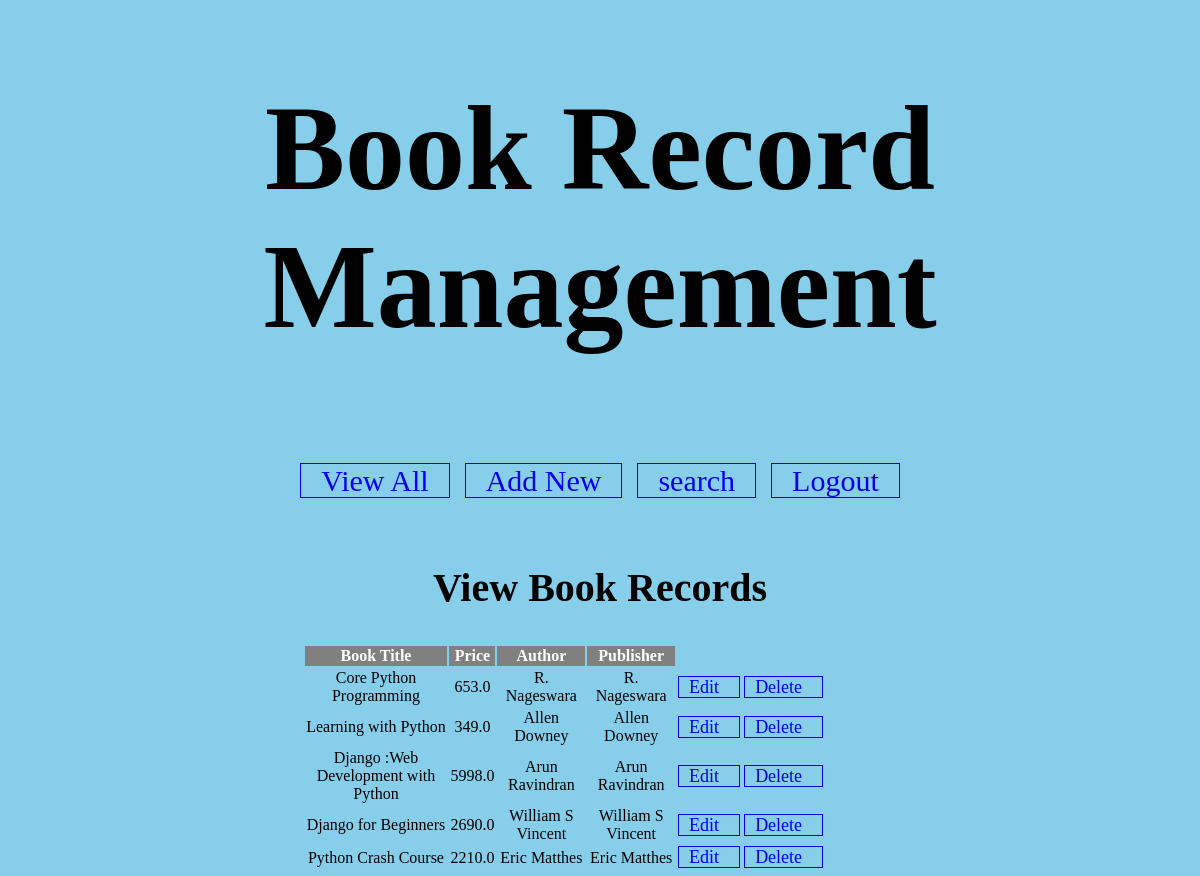
The app's page /BRMapp/view-book (signed in) with its own data.
### BRMapp/models.py (models this page shows)
class Book(models.Model):
    title=models.CharField(max_length=100)
    price=models.FloatField()
    author=models.CharField(max_length=100)
    publisher=models.CharField(max_length=100)

### BRMapp/views.py (the view)
# urls.py: url('view-book',views.viewBooks),
@login_required(login_url="/BRMapp/login/")
def viewBooks(request):
    books=models.Book.objects.all()
    res=render(request,'BRMapp/view_book.html',{'books':books})
    return res

### templates/BRMapp/view_book.html (shortened to what this page needs)
<!DOCTYPE html>
{% load static %}
<html>
 <head>
   <link rel="stylesheet" href="{% static 'css/BRMstyle.css' %}"
 </head>
<body>
  <div id="header">
    <h1> Book Record Management </h1>
     <div id="nav">
       <a href="/BRMapp/view-books">View All</a>
       <a href="/BRMapp/new-book">Add New</a>
       <a href="/BRMapp/search-book">search</a>
       <a href="/BRMapp/logout">Logout</a>
     </div>
  </div>
  <div id="main">
    <h2> View Book Records </h2>
    <table>
      <thead>
        <th> Book Title </th>
        <th> Price </th>
        <th> Author </th>
        <th> Publisher </th>
      </thead>
      {% for book in books %}
      <tr>
        <td>{{book.title}}</td>
        <td>{{book.price}}</td>
        <td>{{book.author}}</td>
        <td>{{book.publisher}}</td>
        <td><a class="btn" href="/BRMapp/edit-book?bookid={{book.id}}">Edit</a></td>
        <td><a class="btn" href="/BRMapp/delete-book?bookid={{book.id}}">Delete</a></td>
      </tr>
      {% endfor %}
    </table>
  </div>
</body>
</html>

### static/css/BRMstyle.css (style rules this page uses)
body { background-color:skyblue; margin: 0px 0px 0px 0px; font-family: "calibri" }
#header { padding-bottom:20px; text-align:center; font-size:60px; }
#nav { width:60%; margin:auto; }
#nav a { width:500px; border:solid 0.5px; font-size:30px; text-decoration:none; padding-left:20px; padding-right:20px; }
#main { margin:auto; text-align:center; padding:5px; padding-top:5px; }
#main h2 , #main form { text-align:center; font-size:40px; }
#main table { width:70%; padding-left:25%; padding-right:1%; text-align:center; }
#main table th { background-color:gray; color:white; }
.btn { width:500px; border:solid 0.5px; font-size:18px; text-decoration:none; padding-left:10px; padding-right:20px; }

### records on screen
Book: title "Core Python Programming", price "653.0", author "R. Nageswara", publisher "R. Nageswara"
Book: title "Learning with Python", price "349.0", author "Allen Downey", publisher "Allen Downey"
Book: title "Django :Web Development with Python", price "5998.0", author "Arun Ravindran", publisher "Arun Ravindran"
Book: title "Django for Beginners", price "2690.0", author "William S Vincent", publisher "William S Vincent"
Book: title "Python Crash Course", price "2210.0", author "Eric Matthes", publisher "Eric Matthes"
